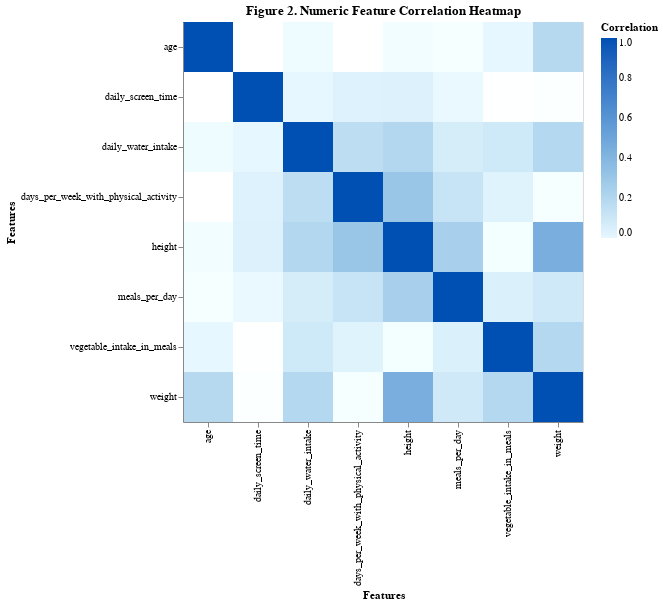

Notebook code cell kept with this figure:
### Code cell
# Plot 2: Correlation between numeric features

# Keep numeric features
numeric_data = train_df.select_dtypes(include=['float64', 'int64'])

# Calculate the correlation between features
correlation_data = numeric_data.corr().reset_index().melt('index')

# Plot heatmap
correlation_chart = alt.Chart(correlation_data).mark_rect().encode(
    x=alt.X('variable:N', title='Features', axis=alt.Axis(labelAngle=45)),
    y=alt.Y('index:N', title='Features'),
    color=alt.Color(
        'value:Q',
        scale=alt.Scale(
            domain=[0, 1],  
            range=['#E6F7FF', '#0050B3']  
        ),
        title='Correlation'
    ),
    tooltip=['index', 'variable', 'value'] 
).properties(
    title='Figure 2. Numeric Feature Correlation Heatmap',
    width=400,
    height=400
)

correlation_chart

### Figure 1 — Vega-Lite specification as saved in the notebook (floating-point values rounded to 4 significant figures)
{"config": {"view": {"continuousWidth": 300, "continuousHeight": 300}}, "data": {"name": "data-383b87550540f6119809cbe0b5c11237"}, "mark": {"type": "rect"}, "encoding": {"color": {"field": "value", "scale": {"domain": [0, 1], "range": ["#E6F7FF", "#0050B3"]}, "title": "Correlation", "type": "quantitative"}, "tooltip": [{"field": "index", "type": "nominal"}, {"field": "variable", "type": "nominal"}, {"field": "value", "type": "quantitative"}], "x": {"field": "variable", "title": "Features", "type": "nominal"}, "y": {"field": "index", "title": "Features", "type": "nominal"}}, "height": 400, "title": "Figure 2. Numeric Feature Correlation Heatmap", "width": 400, "$schema": "https://vega.github.io/schema/vega-lite/v5.15.1.json", "datasets": {"data-383b87550540f6119809cbe0b5c11237": [{"index": "age", "variable": "age", "value": 1.0}, {"index": "height", "variable": "age", "value": -0.04036}, {"index": "weight", "variable": "age", "value": 0.1863}, {"index": "vegetable_intake_in_meals", "variable": "age", "value": -0.0009805}, {"index": "meals_per_day", "variable": "age", "value": -0.05577}, {"index": "daily_water_intake", "variable": "age", "value": -0.03357}, {"index": "days_per_week_with_physical_activity", "variable": "age", "value": -0.1377}, {"index": "daily_screen_time", "variable": "age", "value": -0.3042}, {"index": "age", "variable": "height", "value": -0.04036}, {"index": "height", "variable": "height", "value": 1.0}, {"index": "weight", "variable": "height", "value": 0.4457}, {"index": "vegetable_intake_in_meals", "variable": "height", "value": -0.0492}, {"index": "meals_per_day", "variable": "height", "value": 0.2422}, {"index": "daily_water_intake", "variable": "height", "value": 0.1979}, {"index": "days_per_week_with_physical_activity", "variable": "height", "value": 0.3024}, {"index": "daily_screen_time", "variable": "height", "value": 0.03596}, {"index": "age", "variable": "weight", "value": 0.1863}, {"index": "height", "variable": "weight", "value": 0.4457}, {"index": "weight", "variable": "weight", "value": 1.0}, {"index": "vegetable_intake_in_meals", "variable": "weight", "value": 0.1968}, {"index": "meals_per_day", "variable": "weight", "value": 0.08652}, {"index": "daily_water_intake", "variable": "weight", "value": 0.1927}, {"index": "days_per_week_with_physical_activity", "variable": "weight", "value": -0.05497}, {"index": "daily_screen_time", "variable": "weight", "value": -0.07641}, {"index": "age", "variable": "vegetable_intake_in_meals", "value": -0.0009805}, {"index": "height", "variable": "vegetable_intake_in_meals", "value": -0.0492}, {"index": "weight", "variable": "vegetable_intake_in_meals", "value": 0.1968}, {"index": "vegetable_intake_in_meals", "variable": "vegetable_intake_in_meals", "value": 1.0}, {"index": "meals_per_day", "variable": "vegetable_intake_in_meals", "value": 0.04322}, {"index": "daily_water_intake", "variable": "vegetable_intake_in_meals", "value": 0.08971}, {"index": "days_per_week_with_physical_activity", "variable": "vegetable_intake_in_meals", "value": 0.02684}, {"index": "daily_screen_time", "variable": "vegetable_intake_in_meals", "value": -0.08685}, {"index": "age", "variable": "meals_per_day", "value": -0.05577}, {"index": "height", "variable": "meals_per_day", "value": 0.2422}, {"index": "weight", "variable": "meals_per_day", "value": 0.08652}, {"index": "vegetable_intake_in_meals", "variable": "meals_per_day", "value": 0.04322}, {"index": "meals_per_day", "variable": "meals_per_day", "value": 1.0}, {"index": "daily_water_intake", "variable": "meals_per_day", "value": 0.06527}, {"index": "days_per_week_with_physical_activity", "variable": "meals_per_day", "value": 0.1204}, {"index": "daily_screen_time", "variable": "meals_per_day", "value": -0.01054}, {"index": "age", "variable": "daily_water_intake", "value": -0.03357}, {"index": "height", "variable": "daily_water_intake", "value": 0.1979}, {"index": "weight", "variable": "daily_water_intake", "value": 0.1927}, {"index": "vegetable_intake_in_meals", "variable": "daily_water_intake", "value": 0.08971}, {"index": "meals_per_day", "variable": "daily_water_intake", "value": 0.06527}, {"index": "daily_water_intake", "variable": "daily_water_intake", "value": 1.0}, {"index": "days_per_week_with_physical_activity", "variable": "daily_water_intake", "value": 0.1568}, {"index": "daily_screen_time", "variable": "daily_water_intake", "value": 0.0005038}, {"index": "age", "variable": "days_per_week_with_physical_activity", "value": -0.1377}, {"index": "height", "variable": "days_per_week_with_physical_activity", "value": 0.3024}, {"index": "weight", "variable": "days_per_week_with_physical_activity", "value": -0.05497}, {"index": "vegetable_intake_in_meals", "variable": "days_per_week_with_physical_activity", "value": 0.02684}, {"index": "meals_per_day", "variable": "days_per_week_with_physical_activity", "value": 0.1204}, {"index": "daily_water_intake", "variable": "days_per_week_with_physical_activity", "value": 0.1568}, {"index": "days_per_week_with_physical_activity", "variable": "days_per_week_with_physical_activity", "value": 1.0}, {"index": "daily_screen_time", "variable": "days_per_week_with_physical_activity", "value": 0.03179}, {"index": "age", "variable": "daily_screen_time", "value": -0.3042}, {"index": "height", "variable": "daily_screen_time", "value": 0.03596}, {"index": "weight", "variable": "daily_screen_time", "value": -0.07641}, {"index": "vegetable_intake_in_meals", "variable": "daily_screen_time", "value": -0.08685}, {"index": "meals_per_day", "variable": "daily_screen_time", "value": -0.01054}, {"index": "daily_water_intake", "variable": "daily_screen_time", "value": 0.0005038}, {"index": "days_per_week_with_physical_activity", "variable": "daily_screen_time", "value": 0.03179}, {"index": "daily_screen_time", "variable": "daily_screen_time", "value": 1.0}]}}
